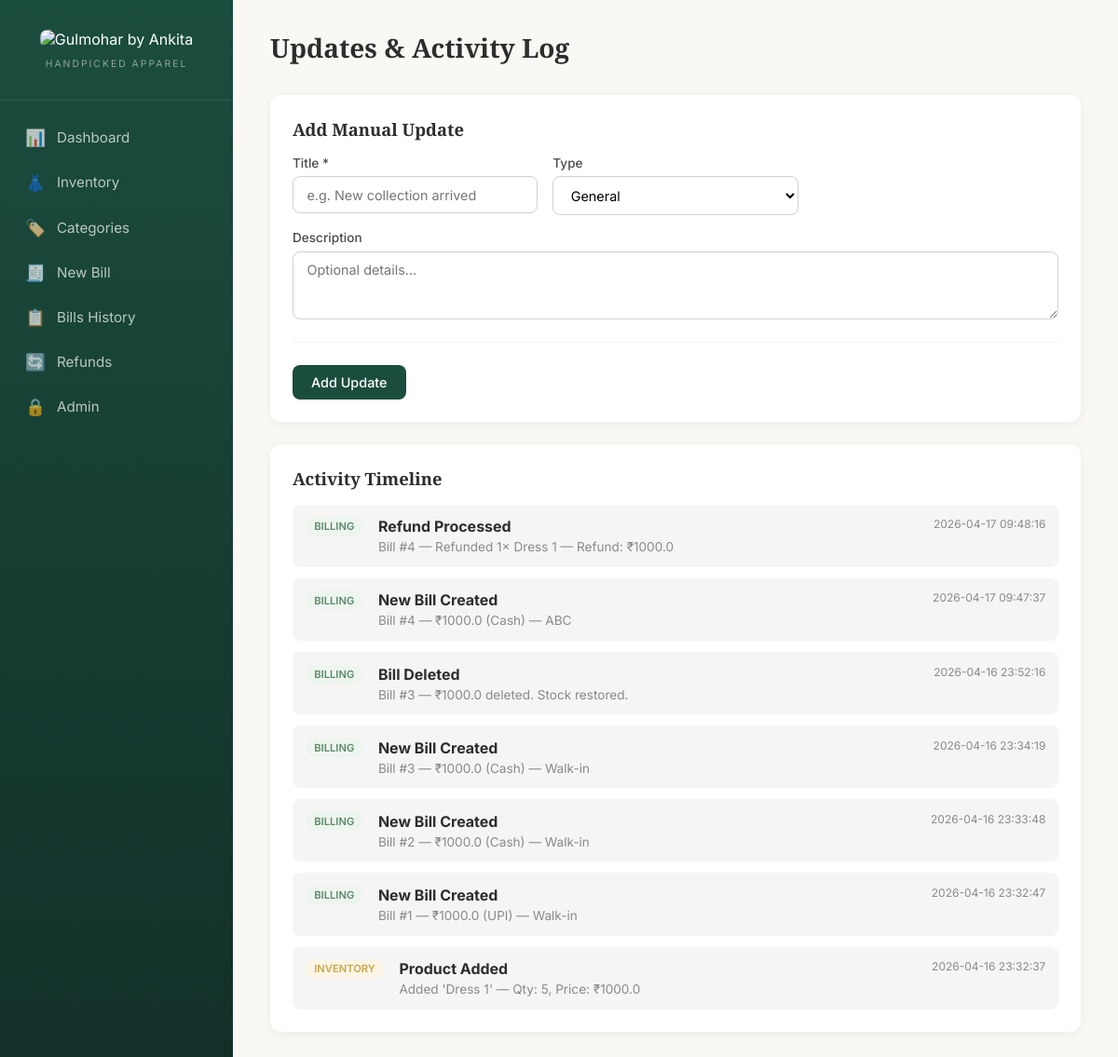
The app's page /updates with its own data.
### tables this page shows
CREATE TABLE updates (
            id INTEGER PRIMARY KEY AUTOINCREMENT,
            title TEXT NOT NULL,
            description TEXT,
            type TEXT NOT NULL DEFAULT 'general',
            created_at TEXT DEFAULT (datetime('now','localtime'))
        );

### app.py (the view)
@app.route("/updates")
def updates():
    db = get_db()
    all_updates = db.execute("SELECT * FROM updates ORDER BY created_at DESC").fetchall()
    return render_template("updates.html", updates=all_updates)

### app.py (called while the page is built)
def get_db():
    if "db" not in g:
        g.db = sqlite3.connect(DATABASE)
        g.db.row_factory = sqlite3.Row
        g.db.execute("PRAGMA foreign_keys = ON")
    return g.db

### templates/updates.html (shortened to what this page needs)
{% extends "base.html" %}
{% block content %}
<div class="page-header">
    <h2>Updates & Activity Log</h2>
</div>
<div class="card form-card">
    <h3 class="card-title">Add Manual Update</h3>
    <form method="POST" action="{{ url_for('add_update') }}">
        <div class="form-grid">
            <div class="form-group">
                <label for="title">Title *</label>
                <input type="text" id="title" name="title" class="input" required placeholder="e.g. New collection arrived">
            </div>
            <div class="form-group">
                <label for="type">Type</label>
                <select id="type" name="type" class="input">
                    <option value="general">General</option>
                </select>
            </div>
            <div class="form-group" style="grid-column: 1/-1;">
                <label for="description">Description</label>
                <textarea id="description" name="description" class="input" rows="3" placeholder="Optional details..."></textarea>
            </div>
        </div>
        <div class="form-actions">
            <button type="submit" class="btn btn-primary">Add Update</button>
        </div>
    </form>
</div>
<div class="card">
    <h3 class="card-title">Activity Timeline</h3>
    <div class="updates-list">
        {% for u in updates %}
        <div class="update-item">
            <span class="update-badge update-{{ u.type }}">{{ u.type }}</span>
            <div class="update-content">
                <strong>{{ u.title }}</strong>
                {% if u.description %}<p>{{ u.description }}</p>{% endif %}
            </div>
            <span class="update-time">{{ u.created_at }}</span>
        </div>
        {% else %}
        <p class="empty-state">No updates yet.</p>
        {% endfor %}
    </div>
</div>
{% endblock %}

### static/style.css (style rules this page uses)
:root { --emerald: #1B4D3E; --emerald-dark: #122F28; --emerald-light: #E8F0EC; --gold: #C9A84C; --gold-light: #FBF5E5; --copper: #C4875C; --copper-light: #FDF0E8; --sage: #5A8A6A; --sage-light: #EDF5EE; --cream: #FAF8F4; --charcoal: #2D2D2D; --gray-700: #4A4A4A; --gray-500: #8A8A8A; --gray-300: #D1D1D1; --gray-100: #F5F5F5; --white: #FFFFFF; --danger: #DC3545; --danger-light: #FDE8EA; --info: #6C7AE0; --info-light: #ECEFFE; --sidebar-width: 250px; --radius: 12px; --shadow: 0 2px 12px rgba(0,0,0,0.06); --shadow-hover: 0 4px 20px rgba(0,0,0,0.1); }
* { margin: 0; padding: 0; box-sizing: border-box; }
body { font-family: 'Inter', -apple-system, BlinkMacSystemFont, sans-serif; background: var(--cream); color: var(--charcoal); display: flex; min-height: 100vh; }
.page-header { display: flex; justify-content: space-between; align-items: center; margin-bottom: 2rem; flex-wrap: wrap; gap: 1rem; }
.page-header h2 { font-family: 'Playfair Display', serif; font-size: 1.75rem; font-weight: 600; color: var(--charcoal); }
.card { background: var(--white); border-radius: var(--radius); padding: 1.5rem; box-shadow: var(--shadow); margin-bottom: 1.5rem; }
.card-title { font-family: 'Playfair Display', serif; font-size: 1.15rem; margin-bottom: 1rem; color: var(--charcoal); }
.btn { display: inline-flex; align-items: center; gap: 0.5rem; padding: 0.6rem 1.25rem; border: none; border-radius: 8px; font-size: 0.9rem; font-weight: 500; cursor: pointer; text-decoration: none; transition: all 0.2s; font-family: inherit; }
.btn-primary { background: var(--emerald); color: var(--white); }
.form-card { max-width: 900px; }
.form-grid { display: grid; grid-template-columns: repeat(auto-fit, minmax(250px, 1fr)); gap: 1rem; }
.form-group { display: flex; flex-direction: column; gap: 0.4rem; }
.form-group label { font-size: 0.85rem; font-weight: 500; color: var(--gray-700); }
.input { padding: 0.65rem 0.9rem; border: 1.5px solid var(--gray-300); border-radius: 8px; font-size: 0.9rem; font-family: inherit; transition: border-color 0.2s; background: var(--white); }
textarea.input { resize: vertical; }
.form-actions { display: flex; gap: 0.75rem; margin-top: 1.5rem; padding-top: 1.5rem; border-top: 1px solid var(--gray-100); }
.updates-list { display: flex; flex-direction: column; gap: 0.75rem; }
.update-item { display: flex; align-items: flex-start; gap: 1rem; padding: 0.85rem; border-radius: 8px; background: var(--gray-100); transition: background 0.2s; }
.update-badge { padding: 0.2rem 0.6rem; border-radius: 20px; font-size: 0.7rem; font-weight: 600; text-transform: uppercase; white-space: nowrap; }
.update-inventory { background: var(--gold-light); color: var(--gold); }
.update-billing { background: var(--sage-light); color: var(--sage); }
.update-content { flex: 1; }
.update-content p { font-size: 0.85rem; color: var(--gray-500); margin-top: 0.25rem; }
.update-time { font-size: 0.75rem; color: var(--gray-500); white-space: nowrap; }

### records on screen
updates: type "BILLING", title "Refund Processed", description "Bill #4 — Refunded 1× Dress 1 — Refund: ₹1000.0", created_at "2026-04-17 09:48:16"
updates: type "BILLING", title "New Bill Created", description "Bill #4 — ₹1000.0 (Cash) — ABC", created_at "2026-04-17 09:47:37"
updates: type "BILLING", title "Bill Deleted", description "Bill #3 — ₹1000.0 deleted. Stock restored.", created_at "2026-04-16 23:52:16"
updates: type "BILLING", title "New Bill Created", description "Bill #3 — ₹1000.0 (Cash) — Walk-in", created_at "2026-04-16 23:34:19"
updates: type "BILLING", title "New Bill Created", description "Bill #2 — ₹1000.0 (Cash) — Walk-in", created_at "2026-04-16 23:33:48"
updates: type "BILLING", title "New Bill Created", description "Bill #1 — ₹1000.0 (UPI) — Walk-in", created_at "2026-04-16 23:32:47"
updates: type "INVENTORY", title "Product Added", description "Added 'Dress 1' — Qty: 5, Price: ₹1000.0", created_at "2026-04-16 23:32:37"
